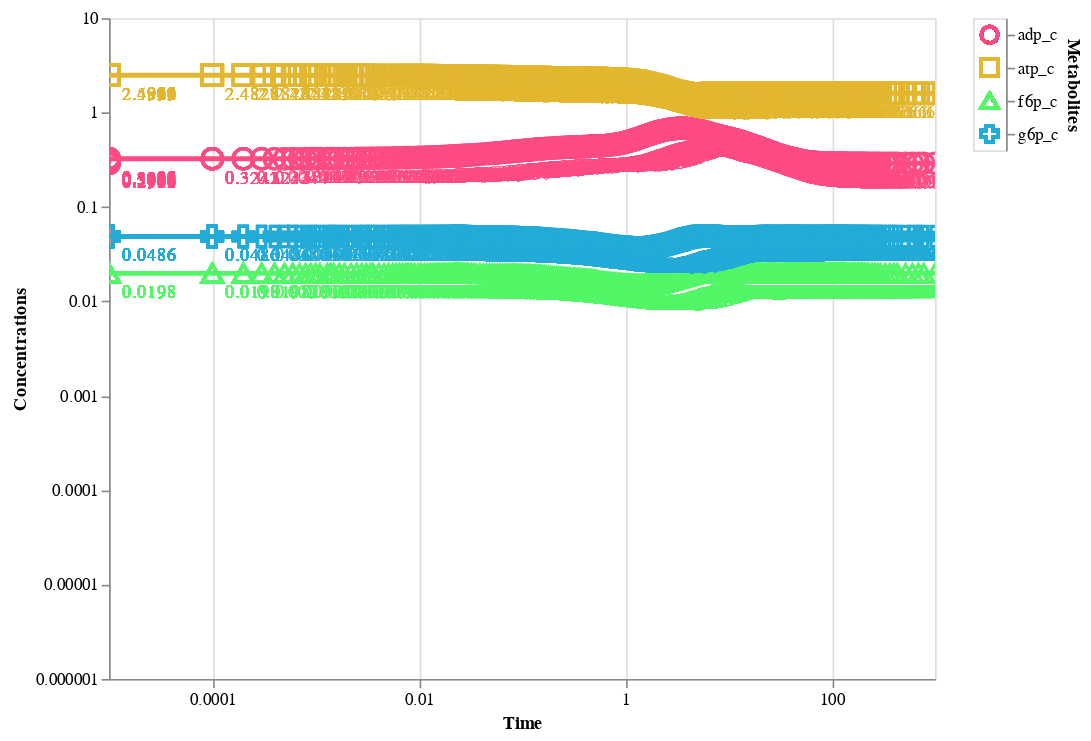

The notebook cell this image was saved under:
### Code cell
plot_conc_sol(conc_sol,
# click=True
# plot_type="linear",
interactive=True,
observable=["atp_c",
"adp_c",
"f6p_c","g6p_c"
],
#  ['PFK'],

)

### Figure 1 — Vega-Lite specification as saved in the notebook (floating-point values rounded to 4 significant figures; data arrays with more than 128 entries replaced by an {"elided": "..."} marker saying what was removed)
{"config": {"view": {"continuousWidth": 400, "continuousHeight": 300}}, "hconcat": [{"layer": [{"layer": [{"mark": {"type": "line", "clip": true, "size": 3}, "encoding": {"color": {"condition": {"field": "Metabolites", "legend": null, "scale": {"scheme": "rainbow"}, "type": "nominal", "selection": "selector002"}, "value": "lightgray"}, "x": {"axis": {"tickCount": 5}, "field": "Time", "scale": {"domain": [1e-05, 1000.0], "type": "log"}, "type": "quantitative"}, "y": {"axis": {"grid": false, "tickCount": 5}, "field": "Concentrations", "scale": {"domain": [1e-05, 4.375], "padding": 10, "type": "log"}, "title": "Concentrations", "type": "quantitative"}}, "height": 400, "width": 500}, {"mark": "point", "encoding": {"color": {"field": "Metabolites", "legend": null, "type": "nominal"}, "opacity": {"value": 0}, "x": {"field": "Time", "type": "quantitative"}}, "selection": {"selector005": {"type": "single", "nearest": true, "on": "mouseover", "fields": ["Time"]}}}, {"mark": {"type": "point", "size": 150}, "encoding": {"color": {"condition": {"field": "Metabolites", "legend": null, "scale": {"scheme": "rainbow"}, "type": "nominal", "selection": "selector002"}, "value": "lightgray"}, "opacity": {"condition": {"value": 1, "selection": "selector005"}, "value": 0}, "shape": {"field": "Metabolites", "legend": null, "type": "nominal"}, "x": {"axis": {"tickCount": 5}, "field": "Time", "scale": {"domain": [1e-05, 1000.0], "type": "log"}, "type": "quantitative"}, "y": {"axis": {"grid": false, "tickCount": 5}, "field": "Concentrations", "scale": {"domain": [1e-05, 4.375], "padding": 10, "type": "log"}, "title": "Concentrations", "type": "quantitative"}}, "height": 400, "selection": {"selector006": {"type": "interval", "bind": "scales", "encodings": ["x", "y"]}}, "width": 500}, {"mark": {"type": "text", "align": "left", "dx": 8, "dy": 12}, "encoding": {"color": {"condition": {"field": "Metabolites", "legend": null, "scale": {"scheme": "rainbow"}, "type": "nominal", "selection": "selector002"}, "value": "lightgray"}, "text": {"condition": {"field": "Concentrations", "type": "quantitative", "selection": "selector005"}, "value": " "}, "x": {"axis": {"tickCount": 5}, "field": "Time", "scale": {"domain": [1e-05, 1000.0], "type": "log"}, "type": "quantitative"}, "y": {"axis": {"grid": false, "tickCount": 5}, "field": "Concentrations", "scale": {"domain": [1e-05, 4.375], "padding": 10, "type": "log"}, "title": "Concentrations", "type": "quantitative"}}, "height": 400, "width": 500}], "height": 500, "width": 500}, {"mark": {"type": "circle", "size": 0}, "encoding": {"color": {"field": "Metabolites", "legend": null, "scale": {"scheme": "rainbow"}, "type": "nominal"}, "x": {"field": "Time", "type": "quantitative"}, "y": {"field": "Concentrations", "type": "quantitative"}}, "selection": {"selector003": {"type": "single", "on": "mouseover", "nearest": true, "empty": "none"}, "selector004": {"type": "multi", "empty": "none"}}}, {"mark": {"type": "point", "size": 150, "stroke": "firebrick", "strokeWidth": 2}, "encoding": {"color": {"field": "Metabolites", "legend": null, "scale": {"scheme": "rainbow"}, "type": "nominal"}, "shape": {"field": "Metabolites", "legend": null, "type": "nominal"}, "x": {"field": "Time", "type": "quantitative"}, "y": {"field": "Concentrations", "type": "quantitative"}}, "transform": [{"filter": {"selection": {"or": ["selector003", "selector004"]}}}]}, {"mark": {"type": "text", "align": "right", "dx": 4, "dy": -12, "stroke": "white", "strokeWidth": 1}, "encoding": {"color": {"field": "Metabolites", "legend": null, "scale": {"scheme": "rainbow"}, "type": "nominal"}, "shape": {"field": "Metabolites", "legend": null, "type": "nominal"}, "text": {"field": "Concentrations", "type": "quantitative"}, "x": {"field": "Time", "type": "quantitative"}, "y": {"field": "Concentrations", "type": "quantitative"}}, "transform": [{"filter": {"selection": {"or": ["selector003", "selector004"]}}}]}, {"mark": {"type": "text", "align": "right", "dx": 4, "dy": -12, "stroke": "firebrick", "strokeWidth": 0.5}, "encoding": {"color": {"field": "Metabolites", "legend": null, "scale": {"scheme": "rainbow"}, "type": "nominal"}, "shape": {"field": "Metabolites", "legend": null, "type": "nominal"}, "text": {"field": "Concentrations", "type": "quantitative"}, "x": {"field": "Time", "type": "quantitative"}, "y": {"field": "Concentrations", "type": "quantitative"}}, "transform": [{"filter": {"selection": {"or": ["selector003", "selector004"]}}}]}, {"mark": {"type": "text", "align": "right", "dx": 10, "dy": 25, "stroke": "firebrick", "strokeWidth": 0.5}, "encoding": {"color": {"field": "Metabolites", "legend": null, "scale": {"scheme": "rainbow"}, "type": "nominal"}, "shape": {"field": "Metabolites", "legend": null, "type": "nominal"}, "text": {"field": "Time", "type": "quantitative"}, "x": {"field": "Time", "type": "quantitative"}, "y": {"field": "Concentrations", "type": "quantitative"}}, "transform": [{"filter": {"selection": {"or": ["selector003", "selector004"]}}}]}], "height": 500, "width": 500}, {"mark": {"type": "point", "size": 100}, "encoding": {"color": {"condition": {"field": "Metabolites", "legend": null, "scale": {"scheme": "rainbow"}, "type": "nominal", "selection": "selector002"}, "value": "lightgray"}, "shape": {"field": "Metabolites", "legend": null, "type": "nominal"}, "y": {"axis": {"orient": "right"}, "field": "Metabolites", "type": "nominal"}}, "selection": {"selector002": {"type": "multi", "fields": ["Metabolites"]}}}], "data": {"name": "data-66f3dd1802281f3562c08524f95dc3ff"}, "$schema": "https://vega.github.io/schema/vega-lite/v4.17.0.json", "datasets": {"data-66f3dd1802281f3562c08524f95dc3ff": {"elided": "2728 records"}}}
